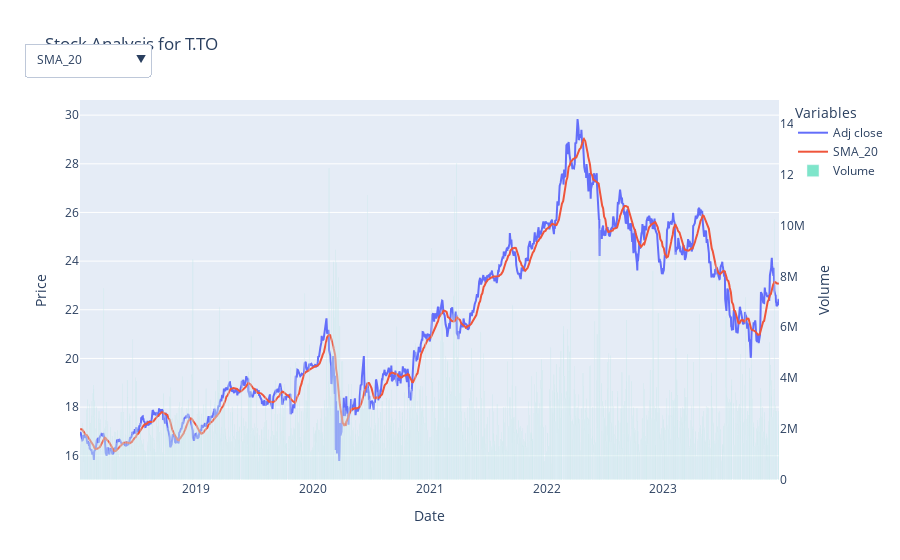

Write notebook code for a chart like this one.
### Markdown cell above
Plots

### Code cell
import pandas as pd
import plotly.graph_objects as go


ticker_df = technical_melted[technical_melted['Ticker'] == 'T.TO']

indicators = ["SMA_20", "EMA_20", "EMA_100", "SMA_100", "RSI_14", "MACD_12_26_9"]

fig = go.Figure()
fig.add_trace(go.Scatter(
    x=ticker_df[ticker_df["Variable"] == "Adj Close"]["Date"],
    y=ticker_df[ticker_df["Variable"] == "Adj Close"]["Value"],
    mode='lines',
    name='Adj close',
    line=dict(width=2)
))

for indicator in indicators:
    fig.add_trace(go.Scatter(
        x=ticker_df[ticker_df["Variable"] == indicator]["Date"],
        y=ticker_df[ticker_df["Variable"] == indicator]["Value"],
        mode='lines',
        name=indicator,
        visible=(indicator == "SMA_20")  # Make SMA_20 visible by default
    ))

fig.add_trace(go.Bar(
    x=ticker_df[ticker_df["Variable"] == "Volume"]["Date"],
    y=ticker_df[ticker_df["Variable"] == "Volume"]["Value"],
    name='Volume',
    opacity=0.5,
    yaxis='y2'
))

buttons = [
    {
        "label": indicator,
        "method": "update",
        "args": [{"visible": [True] + [ind == indicator for ind in indicators] + [True]}]
    } for indicator in indicators
]

fig.update_layout(
    title='Stock Analysis',
    xaxis_title='Date',
    yaxis=dict(title='Price', side='left'),
    yaxis2=dict(
        title='Volume',
        overlaying='y',
        side='right',
        showgrid=False,
        range=[0, ticker_df[ticker_df['Variable'] == 'Volume']['Value'].max() * 1.2]
    ),
    legend_title='Variables',
    updatemenus=[{
        "buttons": buttons,
        "direction": "down",
        "showactive": True,
        "x": 0.1,
        "y": 1.15
    }]
)


fig.show()

### Figure 1 — Plotly figure (JSON) as saved in the notebook; plotly's stock layout.template omitted (floating-point values rounded to 4 significant figures; data arrays with more than 128 entries replaced by an {"elided": "..."} marker saying what was removed)
{"data": [{"line": {"width": 2}, "mode": "lines", "name": "Adj close", "type": "scatter", "x": {"elided": "1505 str values"}, "y": {"elided": "1505 float values"}}, {"mode": "lines", "name": "SMA_20", "type": "scatter", "visible": true, "x": {"elided": "1505 str values"}, "y": {"elided": "1505 float values"}}, {"mode": "lines", "name": "EMA_20", "type": "scatter", "visible": false, "x": {"elided": "1505 str values"}, "y": {"elided": "1505 float values"}}, {"mode": "lines", "name": "EMA_100", "type": "scatter", "visible": false, "x": {"elided": "1505 str values"}, "y": {"elided": "1505 float values"}}, {"mode": "lines", "name": "SMA_100", "type": "scatter", "visible": false, "x": {"elided": "1505 str values"}, "y": {"elided": "1505 float values"}}, {"mode": "lines", "name": "RSI_14", "type": "scatter", "visible": false, "x": {"elided": "1505 str values"}, "y": {"elided": "1505 float values"}}, {"mode": "lines", "name": "MACD_12_26_9", "type": "scatter", "visible": false, "x": {"elided": "1505 str values"}, "y": {"elided": "1505 float values"}}, {"name": "Volume", "opacity": 0.5, "type": "bar", "x": {"elided": "1505 str values"}, "y": {"elided": "1505 int values"}, "yaxis": "y2"}], "layout": {"legend": {"title": {"text": "Variables"}}, "title": {"text": "Stock Analysis for T.TO"}, "updatemenus": [{"buttons": [{"args": [{"visible": [true, true, false, false, false, false, false, true]}], "label": "SMA_20", "method": "update"}, {"args": [{"visible": [true, false, true, false, false, false, false, true]}], "label": "EMA_20", "method": "update"}, {"args": [{"visible": [true, false, false, true, false, false, false, true]}], "label": "EMA_100", "method": "update"}, {"args": [{"visible": [true, false, false, false, true, false, false, true]}], "label": "SMA_100", "method": "update"}, {"args": [{"visible": [true, false, false, false, false, true, false, true]}], "label": "RSI_14", "method": "update"}, {"args": [{"visible": [true, false, false, false, false, false, true, true]}], "label": "MACD_12_26_9", "method": "update"}], "direction": "down", "showactive": true, "x": 0.1, "y": 1.15}], "xaxis": {"title": {"text": "Date"}}, "yaxis": {"side": "left", "title": {"text": "Price"}}, "yaxis2": {"overlaying": "y", "range": [0, 14927400], "showgrid": false, "side": "right", "title": {"text": "Volume"}}}}
